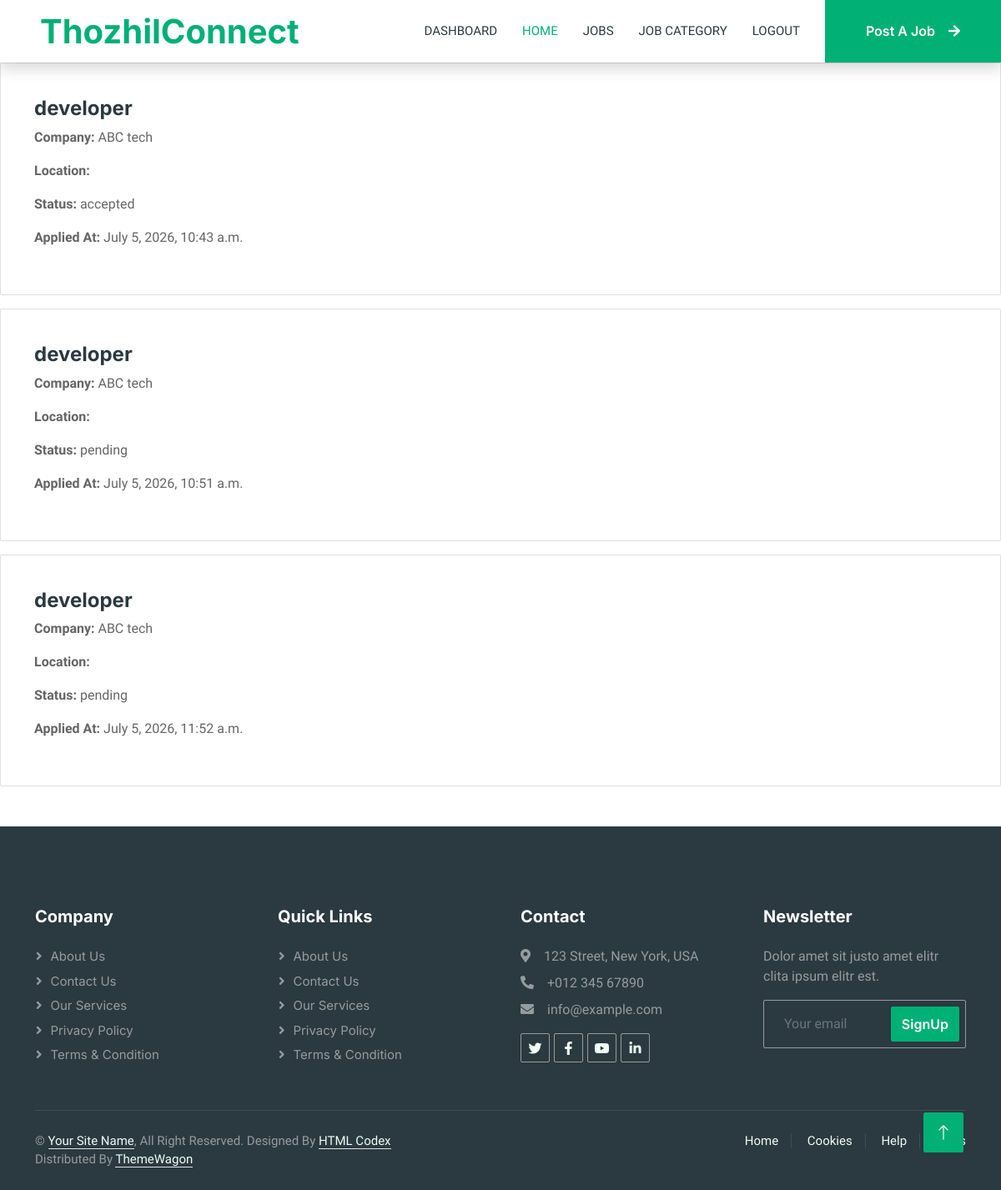
The app's page /jobs/myapplications (signed in) with its own data.
### jobs/models.py (models this page shows, shortened)
class Application(models.Model):
    status_choices = [
    ('pending', 'Pending'),
    ('accepted', 'Accepted'),
    ('rejected', 'Rejected'),
]
    candidate = models.ForeignKey(CandidateProfile,on_delete=models.CASCADE)
    job = models.ForeignKey(Job,on_delete=models.CASCADE)
    status = models.CharField(max_length=50,choices=status_choices,default='pending')
    applied_at = models.DateTimeField(auto_now_add=True)

class Job(models.Model):
    job_types_choices = [("full-time", "Full Time"),
                         ("part-time", "Part Time"),]
    experiences_choices = [ ("0-1", "0-1 Years"),
                    ("1-3", "1-3 Years"),
                    ("3-5", "3-5 Years"),
                    ("5+", "5+ Years"),]
    status_choices = [('available','available'),('closed','closed')]
    job_title = models.CharField(max_length=100)
    description = models.TextField()
    location = models.CharField(max_length=50)
    salary = models.IntegerField()
    requirements = models.TextField()
    category = models.ForeignKey(Category,on_delete=models.CASCADE,related_name='jobs')
    recruiter = models.ForeignKey(RecruiterProfile,on_delete=models.CASCADE,related_name='jobs')
    job_type = models.CharField(max_length=20, choices=job_types_choices)
    experience = models.CharField(max_length=20 , choices=experiences_choices)
    status = models.CharField(max_length=20,choices=status_choices)
    created_at = models.DateTimeField(auto_now_add=True)
    updated_at = models.DateTimeField(auto_now=True)

### account/models.py (models this page shows, shortened)
class RecruiterProfile(models.Model):
    user = models.OneToOneField(CustomUser,on_delete=models.CASCADE)
    company_name = models.CharField(max_length=100)
    company_website = models.URLField(blank=True)
    company_logo = models.ImageField(upload_to='company_logo/',blank=True,null=True)

### jobs/views.py (the view)
# urls.py: path('myapplications',views.MyApplicationsView.as_view(),name='myapplications'),
class MyApplicationsView(View):
    def get(self,request):
        if not request.user.is_authenticated:
            return redirect('account:userlogin')
        if request.user.user_type != 'candidate':
            messages.warning(request, 'Only candidates can this page')
            return redirect("home")
        my_application = Application.objects.filter(candidate=request.user.candidateprofile)
        context = {'applications':my_application}
        return render(request,'myapplications.html',context)

### templates/myapplications.html
{% extends 'base.html' %}
{% load static %}
{% load crispy_forms_tags %}
{% block content %}
{% for i in applications %}
<div class="card p-4 mb-3">
    <div class="card-body">
        <h4>{{ i.job.job_title }}</h4>
        <p><strong>Company:</strong> {{ i.job.recruiter.company_name }}</p>
        <p><strong>Location:</strong> {{ i.location }}</p>
        <p><strong>Status:</strong> {{ i.status }}</p>
        <p><strong>Applied At:</strong> {{ i.applied_at }}</p>
    </div>
</div>
{% endfor %}
{% endblock %}

### static/css/style.css (style rules this page uses)
:root { --primary: #00B074; --secondary: #2B9BFF; --light: #EFFDF5; --dark: #2B3940; }

### records on screen
Application: job.job_title "developer", job.recruiter.company_name "ABC tech", status "accepted", applied_at "July 5, 2026, 10:43 a.m."
Application: job.job_title "developer", job.recruiter.company_name "ABC tech", status "pending", applied_at "July 5, 2026, 10:51 a.m."
Application: job.job_title "developer", job.recruiter.company_name "ABC tech", status "pending", applied_at "July 5, 2026, 11:52 a.m."
